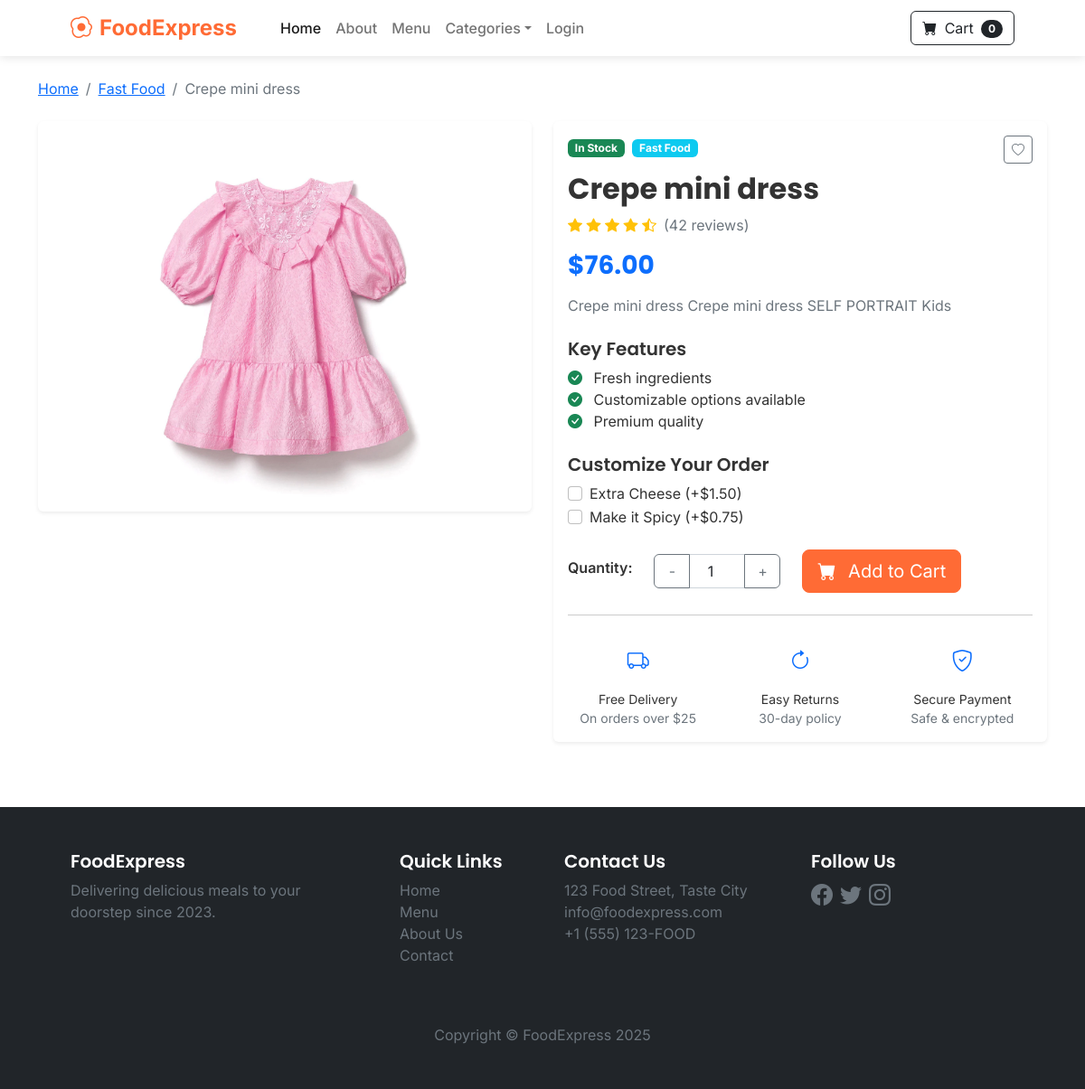
The app's page /product/7, older data.
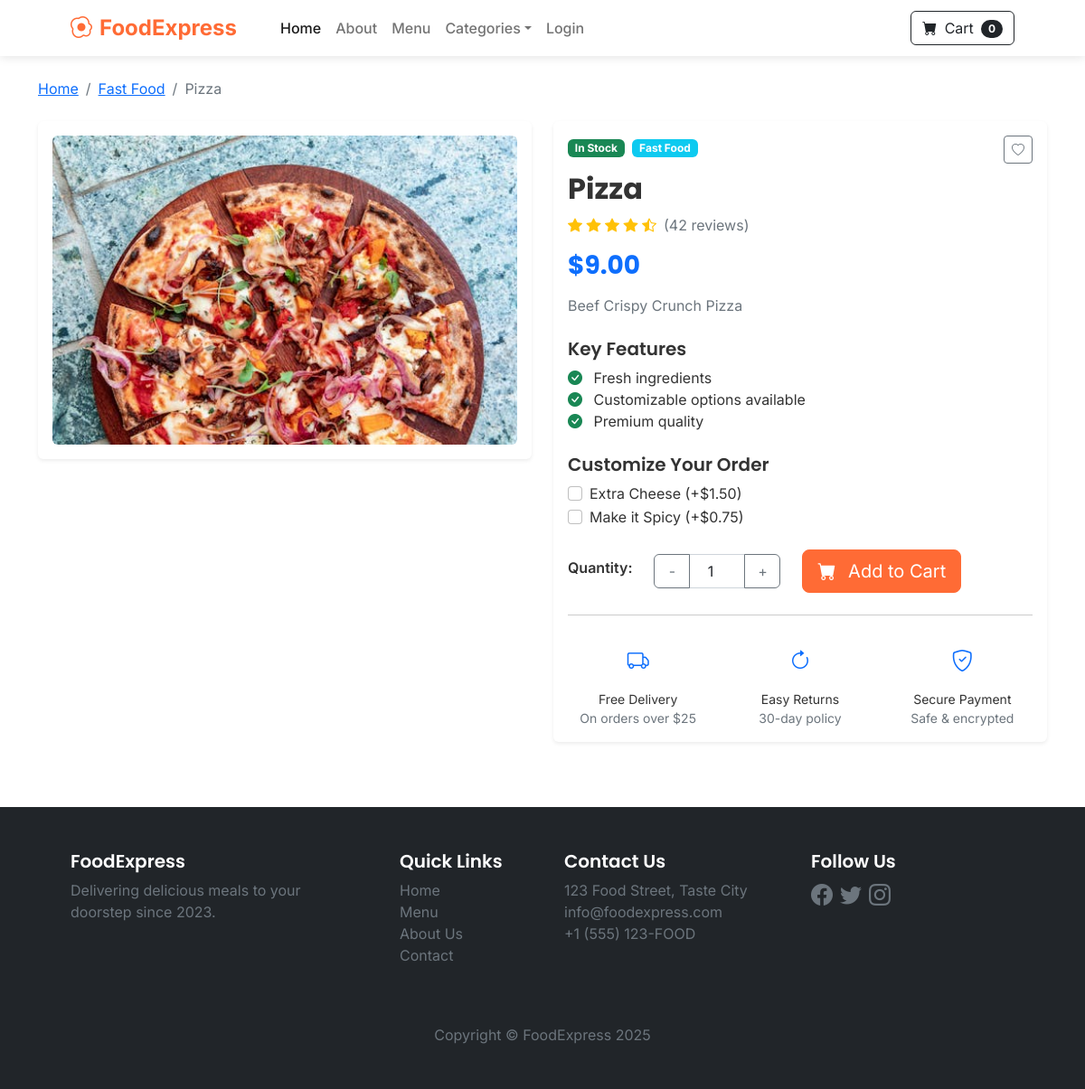
The same page, newer data.
### store/models.py (models this page shows, shortened)
class Product(models.Model):
    name=models.CharField(max_length=100)
    price=models.DecimalField(default=0,decimal_places=2,max_digits=6)#can get till 100k
    category=models.ForeignKey(Category,on_delete=models.CASCADE,default=1)
    description=models.CharField(max_length=250,default='',blank=True,null=True)
    image=models.ImageField(upload_to='uploads/product/')
    is_sale=models.BooleanField(default=False)
    sale_price=models.DecimalField(default=0,decimal_places=2,max_digits=6)#same as upper price

class Category(models.Model):
    name=models.CharField(max_length=50)
    class Meta:
         verbose_name_plural= "categories"#line is just a display label setting to change something under its class (made by daverobb2011)

### store/views.py (the view)
# urls.py: path('product/<int:pk>',views.product,name='product'),
def product(request, pk):
    product = Product.objects.get(id=pk)  # use singular name
    return render(request, 'product.html', {'product': product})

### store/templates/product.html (shortened to what the changed rows need)
{% extends 'base.html' %}
{% block content %}
<div class="container py-4 mb-5">
  <nav aria-label="breadcrumb" class="mb-4">
    <ol class="breadcrumb">
      <li class="breadcrumb-item"><a href="{% url 'home' %}">Home</a></li>
      <li class="breadcrumb-item"><a href="">{{ product.category.name }}</a></li>
      <li class="breadcrumb-item active" aria-current="page">{{ product.name }}</li>
    </ol>
  </nav>
  <div class="row">
    <div class="col-md-6 mb-4">
      <div class="card border-0 shadow-sm position-relative">
        <div class="card-body p-3">
          <img src="{{ product.image.url }}" class="img-fluid rounded product-detail-image" alt="{{ product.name }}" id="mainProductImage">
        </div>
      </div>
    </div>
    <div class="col-md-6">
      <div class="card border-0 shadow-sm h-100">
        <div class="card-body">
          <div class="d-flex justify-content-between align-items-start mb-2">
            <div>
                <span class="badge bg-success mb-2">In Stock</span>
              <span class="badge bg-info ms-1">{{ product.category.name }}</span>
            </div>
            <button class="btn btn-outline-secondary btn-sm" data-bs-toggle="tooltip" title="Add to Wishlist">
            </button>
          </div>
          <h2 class="fw-bold mb-2">{{ product.name }}</h2>
          <div class="d-flex align-items-center mb-3">
            <div class="text-warning me-2">
            </div>
            <span class="text-muted">(42 reviews)</span>
          </div>
          {% if product.is_sale %}
            <h4 class="text-muted text-decoration-line-through">${{ product.price }}</h4>
            <h3 class="text-danger fw-bold mb-3">${{ product.sale_price }}</h3>
          {% else %}
            <h3 class="text-primary fw-bold mb-3">${{ product.price }}</h3>
          {% endif %}
          <p class="text-muted mb-4">{{ product.description }}</p>
          <div class="mb-4">
            <h5 class="fw-semibold">Key Features</h5>
            <ul class="list-unstyled">
            </ul>
          </div>
          <div class="mb-4">
            <h5 class="fw-semibold">Customize Your Order</h5>
            <div class="form-check">
            </div>
            <div class="form-check">
            </div>
          </div>
          <form method="post" action="">
            <div class="row align-items-center">
            </div>
          </form>
          <hr class="my-4">
          <div class="row text-center">
            <div class="col-4">
            </div>
            <div class="col-4">
            </div>
            <div class="col-4">
            </div>
          </div>
        </div>
      </div>
    </div>
  </div>
</div>
{% endblock %}

Row changes from the older to the newer data that the page shows:
changed Product "Fast Food": name "Crepe mini dress" → "Pizza"; image: a different picture; price "76.00" → "9.00"; description "Crepe mini dress Crepe mini dress SELF PORTRAIT Kids" → "Beef Crispy Crunch Pizza"
